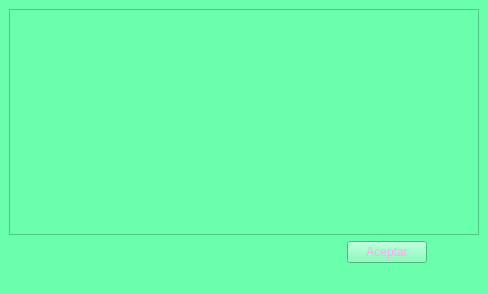
<?xml version="1.0" encoding="UTF-8"?>
<ui version="4.0">
 <class>TablaModeloVisto</class>
 <widget class="QMainWindow" name="TablaModeloVisto">
  <property name="geometry">
   <rect>
    <x>0</x>
    <y>0</y>
    <width>488</width>
    <height>294</height>
   </rect>
  </property>
  <property name="windowTitle">
   <string>TablaModeloVisto</string>
  </property>
  <property name="styleSheet">
   <string notr="true">color: rgb(255, 165, 239);
background-color: rgb(105, 255, 173);</string>
  </property>
  <widget class="QWidget" name="centralwidget">
   <layout class="QGridLayout" name="gridLayout">
    <item row="0" column="0">
     <layout class="QVBoxLayout" name="verticalLayout">
      <item>
       <widget class="QTableView" name="tableView"/>
      </item>
      <item>
       <layout class="QHBoxLayout" name="horizontalLayout">
        <item>
         <spacer name="horizontalSpacer">
          <property name="orientation">
           <enum>Qt::Horizontal</enum>
          </property>
          <property name="sizeHint" stdset="0">
           <size>
            <width>338</width>
            <height>20</height>
           </size>
          </property>
         </spacer>
        </item>
        <item>
         <widget class="QPushButton" name="aceptarBtn">
          <property name="text">
           <string>Aceptar</string>
          </property>
         </widget>
        </item>
        <item>
         <spacer name="horizontalSpacer_2">
          <property name="orientation">
           <enum>Qt::Horizontal</enum>
          </property>
          <property name="sizeHint" stdset="0">
           <size>
            <width>48</width>
            <height>20</height>
           </size>
          </property>
         </spacer>
        </item>
       </layout>
      </item>
     </layout>
    </item>
   </layout>
  </widget>
  <widget class="QMenuBar" name="menubar">
   <property name="geometry">
    <rect>
     <x>0</x>
     <y>0</y>
     <width>488</width>
     <height>23</height>
    </rect>
   </property>
  </widget>
  <widget class="QStatusBar" name="statusbar"/>
 </widget>
 <resources/>
 <connections/>
</ui>
